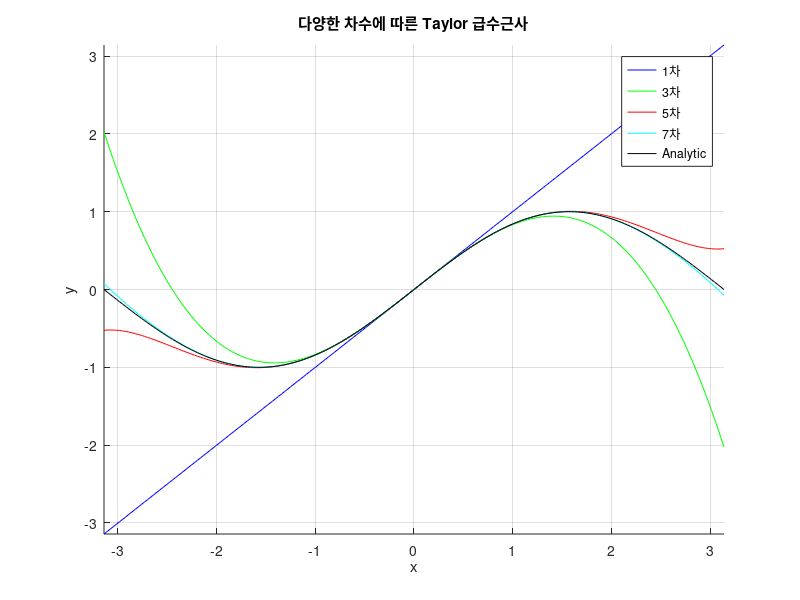

Reproduce this figure in MATLAB.
% appsine.m % sine 함수의 근사
clc;
c = {'b', 'g','r','c'}; % 그래프 선 색상
x= linspace(-pi,pi,200); y= zeros(size(x)); hold on
for k = 0:3, y = y + ((-1)^k*x.^(2*k+1))/(factorial(2*k+1)); plot(x,y, c(k+1)); end
plot(x,sin(x), 'k'), grid, title('다양한 차수에 따른 Taylor 급수근사')
xlabel('x'), ylabel('y'), axis tight, hold off, grid on
legend('1차','3차','5차','7차', 'Analytic', 'location', 'best')
